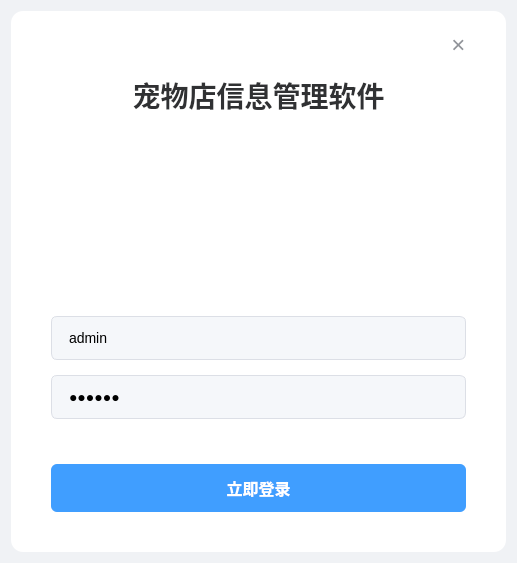
<?xml version="1.0" encoding="UTF-8"?>
<ui version="4.0">
 <class>LoginWindow</class>
 <widget class="QWidget" name="LoginWindow">
  <property name="geometry">
   <rect>
    <x>0</x>
    <y>0</y>
    <width>517</width>
    <height>563</height>
   </rect>
  </property>
  <property name="styleSheet">
   <string notr="true">
QWidget#LoginWindow {
    background-color: #f0f2f5;
}
QFrame#mainFrame {
    background-color: white;
    border-radius: 12px;
}
QLabel#titleLabel {
    color: #303133;
    font-size: 28px;
    font-weight: bold;
}
QLabel#subtitleLabel {
    color: #909399;
}
QLineEdit {
    padding: 12px 15px;
    border: 1px solid #dcdfe6;
    border-radius: 6px;
    font-size: 14px;
    background-color: #f5f7fa;
}
QLineEdit:focus {
    border: 1px solid #409eff;
    background-color: white;
}
QPushButton#loginBtn {
    background-color: #409eff;
    color: white;
    border: none;
    border-radius: 6px;
    padding: 12px;
    font-size: 16px;
    font-weight: bold;
}
QPushButton#loginBtn:hover {
    background-color: #66b1ff;
}
QPushButton#loginBtn:pressed {
    background-color: #3a8ee6;
}
QPushButton#closeBtn {
    border: none;
    background: transparent;
    font-size: 24px;
    color: #909399;
}
QPushButton#closeBtn:hover {
    color: #f56c6c;
}
    </string>
  </property>
  <layout class="QVBoxLayout" name="verticalLayout">
   <item>
    <widget class="QFrame" name="mainFrame">
     <layout class="QVBoxLayout" name="frameLayout">
      <property name="spacing">
       <number>15</number>
      </property>
      <property name="leftMargin">
       <number>40</number>
      </property>
      <property name="topMargin">
       <number>20</number>
      </property>
      <property name="rightMargin">
       <number>40</number>
      </property>
      <property name="bottomMargin">
       <number>40</number>
      </property>
      <item>
       <layout class="QHBoxLayout" name="topLayout">
        <item>
         <spacer name="horizontalSpacer">
          <property name="orientation">
           <enum>Qt::Orientation::Horizontal</enum>
          </property>
          <property name="sizeHint" stdset="0">
           <size>
            <width>0</width>
            <height>0</height>
           </size>
          </property>
         </spacer>
        </item>
        <item>
         <widget class="QPushButton" name="closeBtn">
          <property name="text">
           <string>×</string>
          </property>
         </widget>
        </item>
       </layout>
      </item>
      <item>
       <widget class="QLabel" name="titleLabel">
        <property name="font">
         <font>
          <pointsize>-1</pointsize>
          <bold>true</bold>
         </font>
        </property>
        <property name="text">
         <string>宠物店信息管理软件</string>
        </property>
        <property name="alignment">
         <set>Qt::AlignmentFlag::AlignCenter</set>
        </property>
       </widget>
      </item>
      <item>
       <widget class="QLabel" name="subtitleLabel">
        <property name="styleSheet">
         <string notr="true">color: #909399;</string>
        </property>
        <property name="text">
         <string/>
        </property>
        <property name="alignment">
         <set>Qt::AlignmentFlag::AlignCenter</set>
        </property>
       </widget>
      </item>
      <item>
       <spacer name="vSpacer1">
        <property name="orientation">
         <enum>Qt::Orientation::Vertical</enum>
        </property>
        <property name="sizeHint" stdset="0">
         <size>
          <width>20</width>
          <height>5</height>
         </size>
        </property>
       </spacer>
      </item>
      <item>
       <layout class="QHBoxLayout" name="logoLayout">
        <item>
         <spacer name="logoSpacerLeft">
          <property name="orientation">
           <enum>Qt::Orientation::Horizontal</enum>
          </property>
          <property name="sizeHint" stdset="0">
           <size>
            <width>0</width>
            <height>0</height>
           </size>
          </property>
         </spacer>
        </item>
        <item>
         <widget class="QLabel" name="logoLabel">
          <property name="minimumSize">
           <size>
            <width>120</width>
            <height>120</height>
           </size>
          </property>
          <property name="maximumSize">
           <size>
            <width>120</width>
            <height>120</height>
           </size>
          </property>
          <property name="text">
           <string/>
          </property>
          <property name="scaledContents">
           <bool>true</bool>
          </property>
         </widget>
        </item>
        <item>
         <spacer name="logoSpacerRight">
          <property name="orientation">
           <enum>Qt::Orientation::Horizontal</enum>
          </property>
          <property name="sizeHint" stdset="0">
           <size>
            <width>0</width>
            <height>0</height>
           </size>
          </property>
         </spacer>
        </item>
       </layout>
      </item>
      <item>
       <widget class="QLineEdit" name="usernameEdit">
        <property name="text">
         <string>admin</string>
        </property>
        <property name="placeholderText">
         <string>请输入管理员账号</string>
        </property>
       </widget>
      </item>
      <item>
       <widget class="QLineEdit" name="passwordEdit">
        <property name="text">
         <string>123456</string>
        </property>
        <property name="echoMode">
         <enum>QLineEdit::EchoMode::Password</enum>
        </property>
        <property name="placeholderText">
         <string>请输入登录密码</string>
        </property>
       </widget>
      </item>
      <item>
       <spacer name="vSpacer2">
        <property name="orientation">
         <enum>Qt::Orientation::Vertical</enum>
        </property>
        <property name="sizeHint" stdset="0">
         <size>
          <width>20</width>
          <height>30</height>
         </size>
        </property>
       </spacer>
      </item>
      <item>
       <widget class="QPushButton" name="loginBtn">
        <property name="cursor">
         <cursorShape>PointingHandCursor</cursorShape>
        </property>
        <property name="text">
         <string>立即登录</string>
        </property>
       </widget>
      </item>
     </layout>
    </widget>
   </item>
  </layout>
 </widget>
 <resources/>
 <connections/>
</ui>
